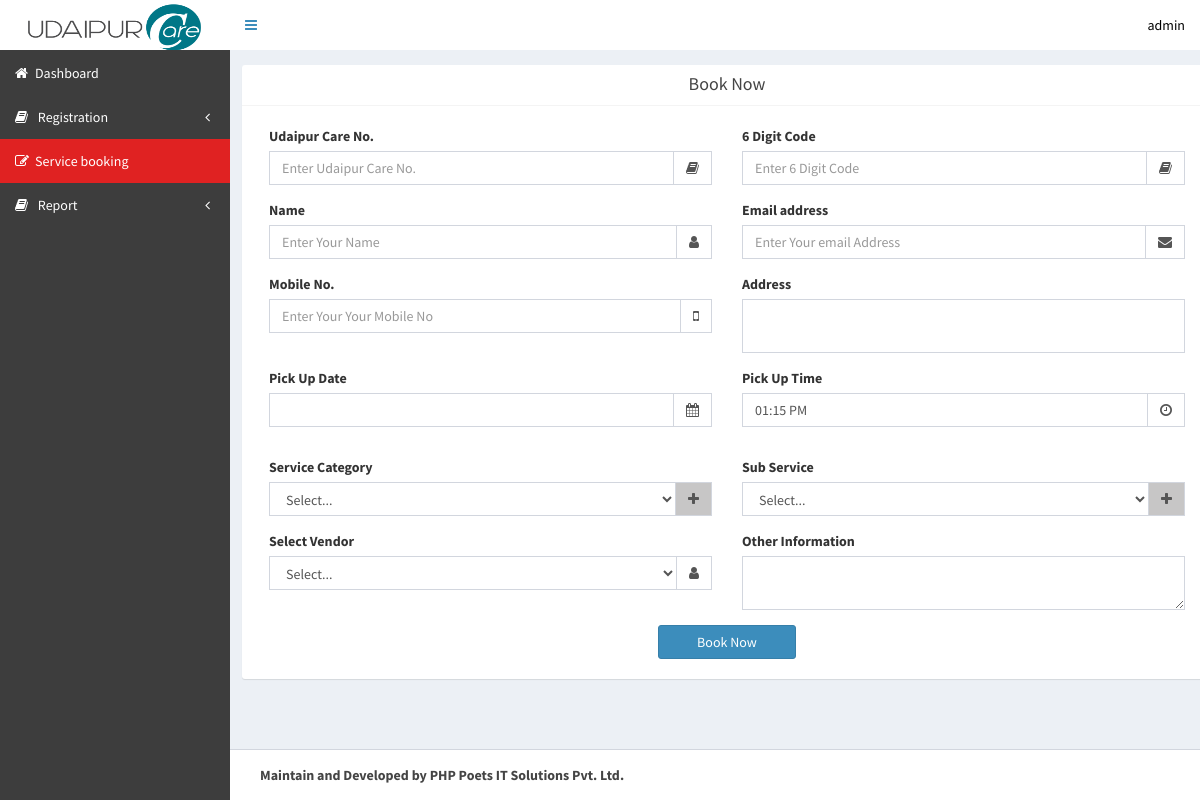
/app/admin_service_booking.php (signed in), run on the app's committed database.
### tables this page shows
CREATE TABLE `modules` (
  `id` int(30) NOT NULL,
  `name` varchar(60) NOT NULL,
  `main_menu` text NOT NULL,
  `main_menu_icon` varchar(30) NOT NULL,
  `sub_menu` varchar(20) NOT NULL,
  `sub_menu_icon` varchar(30) NOT NULL,
  `page_name_url` text NOT NULL,
  `icon_class_name` varchar(30) NOT NULL
);

### app/admin_service_booking.php (the view, shortened to what this page needs)
<?php
include("header.php");
  ?>
    <section class="content">
      <div class="row">
		<div class="box box-primary" style="background-color:white;margin-left:12px; margin-right:12px;">
            <div class="box-header with-border">
            <center><h3 class="box-title" style="font-weigght:bold;"> Book Now</h3></center>
			 </div>
             <form role="form" method="post">
              <div class="box-body" style="margin-left:12px;margin-right:12px;">
				<div class="form-group col-md-6">
                  <label for="exampleInputUdCare_no">Udaipur Care No.</label>
                  <div class="input-group">
                      <input  type="text" name="udcare_no" class="form-control" value="" placeholder="Enter Udaipur Care No." required>
                      <div class="input-group-addon">
                          <i class="fa fa-book"></i>
                      </div>
                  </div>
                </div>
				<div class="form-group col-md-6">
                  <label for="exampleInputCode">6 Digit Code </label>
                  <div class="input-group">
                      <input type="text" name="code" class="form-control" value="" placeholder="Enter 6 Digit Code" required>
                      <div class="input-group-addon">
                          <i class="fa fa-book"></i>
                      </div>
                  </div>
                </div>
				<div class="form-group col-md-6">
                  <label for="exampleInputName">Name</label>
                  <div class="input-group">
                  	  <input type="text" name="name" class="form-control" placeholder="Enter Your Name" required>
                  	  <div class="input-group-addon">
                          <i class="fa fa-user"></i>
                      </div>
                  </div>
                </div>
                <div class="form-group col-md-6">
                  <label for="exampleInputEmailAddress">Email address</label>
                  <div class="input-group">
                  	  <input type="email" name="email" class="form-control" placeholder="Enter Your email Address" >
                  	  <div class="input-group-addon">
                          <i class="fa fa-envelope"></i>
                      </div>
                  </div>
                </div>
				 <div class="form-group col-md-6">
                  <label for="exampleInputEmailAddress">Mobile No.</label>
                  <div class="input-group">
                      <input type="text" name="mobile_no" class="form-control allLetter" maxlength="10" minlength="10"  placeholder="Enter Your Your Mobile No" required>
                      <div class="input-group-addon">
                          <i class="fa fa-mobile"></i>
                      </div>
                  </div>
                </div>
				<div class="form-group col-md-6">
                  <label for="exampleInputEmailAddress">Address</label>
				  <textarea name="address" class="form-control" style="resize:none;" required></textarea>
                </div>
                <div class="form-group col-md-6">
                  <label for="exampleInputPicUpTime">Pick Up Date</label>
                  <div class="input-group">
                      <input type="text"  name="date" class="form-control datepickera" required id="">
                      <div class="input-group-addon">
                          <i class="fa fa-calendar"></i>
                      </div>
                  </div>
                </div>
                <div class="form-group col-md-6 ">
                    <div class="bootstrap-timepicker">
                        <div class="form-group">
                          <label>Pick Up Time </label>
                            <div class="input-group">
                                <input type="text" name="time" class="form-control timepicker">
                                <div class="input-group-addon">
                                    <i class="fa fa-clock-o"></i>
                                </div>
                            </div>
                         </div>
                   </div>
                </div>
		<div class="col-md-6">
             <div class="form-group">
              <label for="exampleInputAnyMedicalTreatment">Service Category</label>
              <div class="input-group">
              	<select name="admin_book_service" class="form-control suv_category">
                <option value="">Select...</option>
                </select>
                    <div class="input-group-addon" style="background-color:#c7c6c6; cursor:pointer" data-toggle="modal" data-target="#service_dailog">
                          <i class="fa fa-plus"></i>
                      </div>
                  </div>
             </div>
		</div>
		<div class="col-md-6">
             <div class="form-group">
              <label for="exampleInputAnyMedicalTreatment">Sub Service</label>
              <div class="input-group">
                     <select name="admin_book_sub_service" class="form-control" id="suv_category_result">
                		<option value="">Select...</option>
                    </select>
                    <div class="input-group-addon" style="background-color:#c7c6c6; cursor:pointer" data-toggle="modal" data-target="#sub_service_dailog">
                          <i class="fa fa-plus"></i>
                      </div>
                  </div>
             </div>
		</div>
        <div class="col-md-6">
             <div class="form-group">
              <label for="exampleInputAnyMedicalTreatment">Select Vendor </label>
              <div class="input-group">
              	<select name="assign_to_vendor" class="form-control">
                <option value="">Select...</option>
                </select>
                    <div class="input-group-addon">
                          <i class="fa fa-user"></i>
                      </div>
                  </div>
             </div>
		</div>
                 <div class="form-group col-md-6">
                  <label for="exampleInputFile">Other Information</label>
                   <textarea name="other_info" class="form-control"></textarea>
              </div>
              <div class="col-md-12" align="center">
                  <div style="width:15%">
                    <input name="submit" type="submit" class="btn btn-primary form-control" id="submit" value="Book Now">
                  </div>
              </div>
			  <div class="col-md-12" align="center">
                  <div >
                  </div>
              </div>
            </form>
          </div>
        </div>
	  </div>
<?php include("footer.php"); ?>

### app/header.php (shortened to what this page needs)
<?php
  @$SESSION_USERTYPE=$_SESSION['SESSION_USERTYPE'];
  @$user_name=$_SESSION['SESSION_USERNAME'];
  if($SESSION_USERTYPE==1){
	  $dashboard='admin_dashboard.php';
  }
$user_type=$_SESSION['SESSION_USERTYPE'];
?>
<!DOCTYPE html>
<html>
<head>
  <link rel="stylesheet" href="../assest/bootstrap/css/bootstrap.min.css">
  <link rel="stylesheet" href="https://cdnjs.cloudflare.com/ajax/libs/font-awesome/4.5.0/css/font-awesome.min.css">
  <link rel="stylesheet" href="https://cdnjs.cloudflare.com/ajax/libs/ionicons/2.0.1/css/ionicons.min.css">
  <link rel="stylesheet" href="../assest/dist/css/AdminLTE.min.css">
  <link rel="stylesheet" href="../assest/dist/css/skins/_all-skins.min.css">
  <link rel="stylesheet" href="../assest/plugins/datatables/dataTables.bootstrap.css">
   <link rel="stylesheet" href="../assest/plugins/datepicker/datepicker3.css">
	<link rel="stylesheet" href="../assest/plugins/timepicker/bootstrap-timepicker.min.css">
</head>
<body class="hold-transition skin-blue sidebar-mini">
<div class="wrapper" >
  <header class="main-header" style="background-color:#FFF !important">
    <a href="<?php echo $dashboard; ?>" class="logo">
       <img src="../images/logos.png" width="180px;" height="49px"    alt="logo">
    </a>
    <nav class="navbar navbar-static-top">
      <a href="#" class="sidebar-toggle" data-toggle="offcanvas" role="button">
      </a>
       <div class="navbar-custom-menu">
        <ul class="nav navbar-nav">
          <li class="dropdown user user-menu">
            <a href="#" class="dropdown-toggle" data-toggle="dropdown" style="color:#000 !important">
               <span class="hidden-xs"><?php echo $user_name; ?></span>
            </a>
          </li>
         </ul>
      </div>
    </nav>
  </header>
  <aside class="main-sidebar" style="background-color:#3d3d3d !important; color:fff; margin-top:1px" >
    <section class="sidebar">
       <ul class="sidebar-menu">
       <?php  $page_name_from_url=basename($_SERVER['PHP_SELF']);
							$user_type=$user_type;
			$selecto7=mysql_query("select * from `user_management` where `user_type`='$user_type'");
			while($reco7=mysql_fetch_array($selecto7))
			   {
				   $mng_mdul_id[]=$reco7['module_id'];
			   }
				 $sel_module2=mysql_query("select `main_menu` from `modules` where `page_name_url`='".$page_name_from_url."'");
				$arr_module2=mysql_fetch_array($sel_module2);
				 $main_menu_active=$arr_module2['main_menu'];
					$selecto3=mysql_query("select * FROM `modules` ORDER BY id");
                      while($data=mysql_fetch_array($selecto3))
					  {
                      $main_menu_arr[]='';
                     if(in_array($data['id'],$mng_mdul_id))
					 {
                        if(empty($data['main_menu']) && empty($data['sub_menu']))
                        {
                             ?>
                            <li class="<?php if($page_name_from_url==$data['page_name_url']){ echo 'active_color'; } ?>">
  <a href="<?php echo $data['page_name_url']; ?>"><i class="<?php echo $data['icon_class_name']; ?>"></i><?php echo $data['name']; if($page_name_from_url==$data['page_name_url']){ echo '<span class="selected"></span>'; } ?></a>
                            </li>
                            <?php
                        }
                        if(!empty($data['main_menu']) && empty($data['sub_menu']))
                        {
                            if(in_array($data['main_menu'], $main_menu_arr))
                            {
                            }
                            else
                            {
                                $main_menu_arr[]=$data['main_menu'];
                                  ?>
                                <li class="treeview <?php if($main_menu_active==$data['main_menu']){ echo 'active'; } ?>">
                                    <a href="javascript:;"<?php if($main_menu_active==$data['main_menu']){ echo 'class="active_color"'; } ?> >
                                    <i class="<?php echo $data['main_menu_icon']; ?>"></i>
                                    <?php echo $data['main_menu']; ?>
                                    <span class="pull-right-container">
                                      <i class="fa fa-angle-left pull-right"></i>
                                    </span>
                                     </a>
                                </li>
                                <?php
                            }
                        }
					 }
					  }
					  ?>
       </ul>
    </section>
  </aside>
  <div class="content-wrapper">

### app/header.php (style rules this page uses)
.active_color { background-color:#e02222 !important; color:#FFF !important; }
.sidebar-menu >li > a { color:#FFF !important; }

### data on the page
modules: name "Dashboard"
modules: main_menu "Registration"
modules: name "Service booking"
modules: main_menu "Report"

### other printed values
$user_name "admin"
